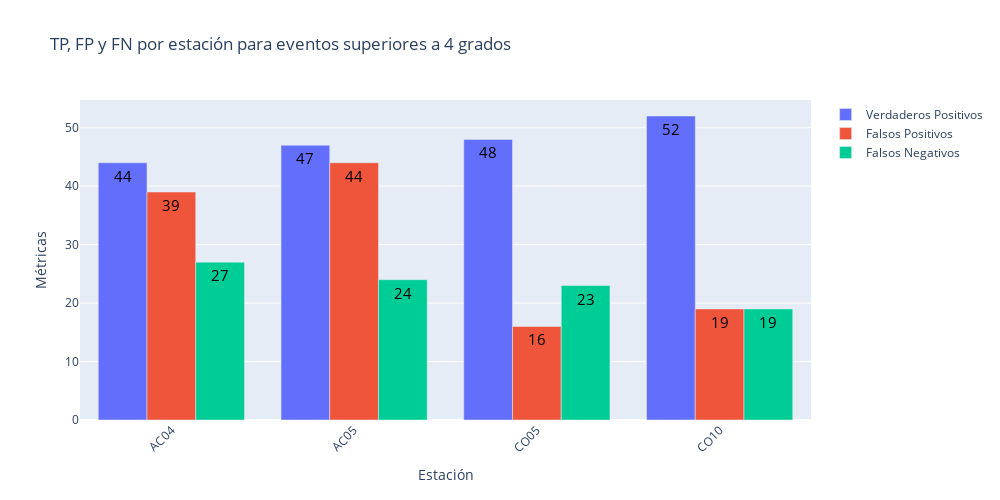

The code cell stored with this chart in its notebook:
### Code cell
plot_bar(results_no_val, titles[3])

### Figure 1 — Plotly figure (JSON) as saved in the notebook; plotly's stock layout.template omitted (floating-point values rounded to 4 significant figures)
{"data": [{"name": "Verdaderos Positivos", "text": ["44", "47", "48", "52"], "textfont": {"color": "black", "size": 15}, "type": "bar", "x": ["AC04", "AC05", "CO05", "CO10"], "y": [44, 47, 48, 52]}, {"name": "Falsos Positivos", "text": ["39", "44", "16", "19"], "textfont": {"color": "black", "size": 15}, "type": "bar", "x": ["AC04", "AC05", "CO05", "CO10"], "y": [39, 44, 16, 19]}, {"name": "Falsos Negativos", "text": ["27", "24", "23", "19"], "textfont": {"color": "black", "size": 15}, "type": "bar", "x": ["AC04", "AC05", "CO05", "CO10"], "y": [27, 24, 23, 19]}], "layout": {"barmode": "group", "height": 500, "title": {"text": "TP, FP y FN por estación para eventos superiores a 4 grados"}, "width": 1000, "xaxis": {"tickangle": -45, "title": {"text": "Estación"}}, "yaxis": {"title": {"text": "Métricas"}}}}
